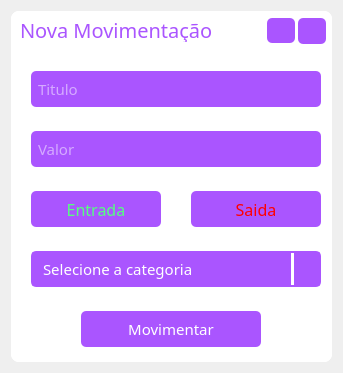
<?xml version="1.0" encoding="UTF-8"?>
<ui version="4.0">
 <class>Form</class>
 <widget class="QWidget" name="Form">
  <property name="geometry">
   <rect>
    <x>0</x>
    <y>0</y>
    <width>343</width>
    <height>373</height>
   </rect>
  </property>
  <property name="windowTitle">
   <string>Form</string>
  </property>
  <layout class="QVBoxLayout" name="verticalLayout">
   <item>
    <widget class="QFrame" name="CentralFrame">
     <property name="styleSheet">
      <string notr="true">background-color: rgb(255, 255, 255);
border-radius: 8px;</string>
     </property>
     <property name="frameShape">
      <enum>QFrame::StyledPanel</enum>
     </property>
     <property name="frameShadow">
      <enum>QFrame::Raised</enum>
     </property>
     <layout class="QVBoxLayout" name="verticalLayout_2">
      <property name="spacing">
       <number>0</number>
      </property>
      <property name="leftMargin">
       <number>0</number>
      </property>
      <property name="topMargin">
       <number>0</number>
      </property>
      <property name="rightMargin">
       <number>0</number>
      </property>
      <property name="bottomMargin">
       <number>0</number>
      </property>
      <item>
       <widget class="QFrame" name="barraTitulo">
        <property name="maximumSize">
         <size>
          <width>16777215</width>
          <height>40</height>
         </size>
        </property>
        <property name="frameShape">
         <enum>QFrame::StyledPanel</enum>
        </property>
        <property name="frameShadow">
         <enum>QFrame::Raised</enum>
        </property>
        <layout class="QHBoxLayout" name="horizontalLayout">
         <property name="spacing">
          <number>3</number>
         </property>
         <property name="topMargin">
          <number>7</number>
         </property>
         <property name="rightMargin">
          <number>6</number>
         </property>
         <item>
          <widget class="QLabel" name="label">
           <property name="font">
            <font>
             <family>Segoe UI Semibold</family>
             <pointsize>15</pointsize>
            </font>
           </property>
           <property name="styleSheet">
            <string notr="true">color: rgb(170, 85, 255);</string>
           </property>
           <property name="text">
            <string>Nova Movimentação</string>
           </property>
          </widget>
         </item>
         <item>
          <spacer name="horizontalSpacer">
           <property name="orientation">
            <enum>Qt::Horizontal</enum>
           </property>
           <property name="sizeHint" stdset="0">
            <size>
             <width>55</width>
             <height>20</height>
            </size>
           </property>
          </spacer>
         </item>
         <item>
          <widget class="QPushButton" name="minimizar">
           <property name="minimumSize">
            <size>
             <width>28</width>
             <height>25</height>
            </size>
           </property>
           <property name="maximumSize">
            <size>
             <width>28</width>
             <height>26</height>
            </size>
           </property>
           <property name="styleSheet">
            <string notr="true">QPushButton{
background-color: rgb(170, 85, 255);
border-radius: 5px;
color: rgb(255, 255, 255);
}

QPushButton:hover{
background-color: rgb(165, 82, 247);
border-radius: 5px;
color: rgb(255, 255, 255);
}

QPushButton:pressed{
background-color: rgb(170, 85, 255);
border-radius: 5px;
color: rgb(255, 255, 255);
}</string>
           </property>
           <property name="text">
            <string/>
           </property>
           <property name="icon">
            <iconset>
             <normaloff>img/24x24/cil-minus.png</normaloff>img/24x24/cil-minus.png</iconset>
           </property>
           <property name="iconSize">
            <size>
             <width>20</width>
             <height>20</height>
            </size>
           </property>
          </widget>
         </item>
         <item>
          <widget class="QPushButton" name="fechar">
           <property name="minimumSize">
            <size>
             <width>28</width>
             <height>26</height>
            </size>
           </property>
           <property name="maximumSize">
            <size>
             <width>28</width>
             <height>26</height>
            </size>
           </property>
           <property name="styleSheet">
            <string notr="true">QPushButton{
background-color: rgb(170, 85, 255);
border-radius: 5px;
color: rgb(255, 255, 255);
}

QPushButton:hover{
background-color: rgb(165, 82, 247);
border-radius: 5px;
color: rgb(255, 255, 255);
}

QPushButton:pressed{
background-color: rgb(170, 85, 255);
border-radius: 5px;
color: rgb(255, 255, 255);
}</string>
           </property>
           <property name="text">
            <string/>
           </property>
           <property name="icon">
            <iconset>
             <normaloff>img/24x24/cil-x-f.png</normaloff>img/24x24/cil-x-f.png</iconset>
           </property>
           <property name="iconSize">
            <size>
             <width>20</width>
             <height>20</height>
            </size>
           </property>
          </widget>
         </item>
        </layout>
       </widget>
      </item>
      <item>
       <widget class="QFrame" name="frame">
        <property name="frameShape">
         <enum>QFrame::StyledPanel</enum>
        </property>
        <property name="frameShadow">
         <enum>QFrame::Raised</enum>
        </property>
        <widget class="QLineEdit" name="Titulo">
         <property name="geometry">
          <rect>
           <x>20</x>
           <y>20</y>
           <width>290</width>
           <height>36</height>
          </rect>
         </property>
         <property name="minimumSize">
          <size>
           <width>290</width>
           <height>36</height>
          </size>
         </property>
         <property name="maximumSize">
          <size>
           <width>290</width>
           <height>36</height>
          </size>
         </property>
         <property name="font">
          <font>
           <family>Segoe UI Semibold</family>
           <pointsize>11</pointsize>
          </font>
         </property>
         <property name="styleSheet">
          <string notr="true">background-color: rgb(170, 85, 255);
border-radius:5px;
color: rgb(255, 255, 255);
padding-left:5px;</string>
         </property>
         <property name="placeholderText">
          <string>Titulo</string>
         </property>
        </widget>
        <widget class="QLineEdit" name="valor">
         <property name="geometry">
          <rect>
           <x>20</x>
           <y>80</y>
           <width>290</width>
           <height>36</height>
          </rect>
         </property>
         <property name="minimumSize">
          <size>
           <width>290</width>
           <height>36</height>
          </size>
         </property>
         <property name="maximumSize">
          <size>
           <width>290</width>
           <height>36</height>
          </size>
         </property>
         <property name="font">
          <font>
           <family>Segoe UI Semibold</family>
           <pointsize>11</pointsize>
          </font>
         </property>
         <property name="styleSheet">
          <string notr="true">background-color: rgb(170, 85, 255);
border-radius:5px;
color: rgb(255, 255, 255);
padding-left:5px;</string>
         </property>
         <property name="placeholderText">
          <string>Valor</string>
         </property>
        </widget>
        <widget class="QPushButton" name="entrada">
         <property name="geometry">
          <rect>
           <x>20</x>
           <y>140</y>
           <width>130</width>
           <height>36</height>
          </rect>
         </property>
         <property name="minimumSize">
          <size>
           <width>130</width>
           <height>36</height>
          </size>
         </property>
         <property name="maximumSize">
          <size>
           <width>130</width>
           <height>36</height>
          </size>
         </property>
         <property name="font">
          <font>
           <family>Segoe UI Semibold</family>
           <pointsize>12</pointsize>
          </font>
         </property>
         <property name="styleSheet">
          <string notr="true">QPushButton{
background-color: rgb(170, 85, 255);
border-radius: 5px;
color: rgb(85, 255, 127);
}

QPushButton:hover{
background-color: rgb(165, 82, 247);
border-radius: 5px;
}

QPushButton:pressed{
background-color: rgb(170, 85, 255);
border-radius: 5px;
}</string>
         </property>
         <property name="text">
          <string>Entrada</string>
         </property>
         <property name="icon">
          <iconset>
           <normaloff>img/cil-vertical-align-top.png</normaloff>img/cil-vertical-align-top.png</iconset>
         </property>
         <property name="iconSize">
          <size>
           <width>20</width>
           <height>20</height>
          </size>
         </property>
        </widget>
        <widget class="QPushButton" name="saida">
         <property name="geometry">
          <rect>
           <x>180</x>
           <y>140</y>
           <width>130</width>
           <height>36</height>
          </rect>
         </property>
         <property name="minimumSize">
          <size>
           <width>130</width>
           <height>36</height>
          </size>
         </property>
         <property name="maximumSize">
          <size>
           <width>130</width>
           <height>36</height>
          </size>
         </property>
         <property name="font">
          <font>
           <family>Segoe UI Semibold</family>
           <pointsize>12</pointsize>
          </font>
         </property>
         <property name="styleSheet">
          <string notr="true">QPushButton{
background-color: rgb(170, 85, 255);
border-radius: 5px;
	color: rgb(255, 0, 0);
}

QPushButton:hover{
background-color: rgb(165, 82, 247);
border-radius: 5px;
}

QPushButton:pressed{
background-color: rgb(170, 85, 255);
border-radius: 5px;
}</string>
         </property>
         <property name="text">
          <string>Saida</string>
         </property>
         <property name="icon">
          <iconset>
           <normaloff>img/cil-vertical-align-bottom.png</normaloff>img/cil-vertical-align-bottom.png</iconset>
         </property>
         <property name="iconSize">
          <size>
           <width>20</width>
           <height>20</height>
          </size>
         </property>
        </widget>
        <widget class="QComboBox" name="categoria">
         <property name="geometry">
          <rect>
           <x>20</x>
           <y>200</y>
           <width>290</width>
           <height>36</height>
          </rect>
         </property>
         <property name="minimumSize">
          <size>
           <width>290</width>
           <height>36</height>
          </size>
         </property>
         <property name="maximumSize">
          <size>
           <width>290</width>
           <height>36</height>
          </size>
         </property>
         <property name="font">
          <font>
           <family>Segoe UI Semibold</family>
           <pointsize>11</pointsize>
          </font>
         </property>
         <property name="styleSheet">
          <string notr="true">


QComboBox{
background-color:rgb(170, 85, 255);
border-radius:5px;
border: 2px solid rgb(170, 85, 255);
padding: 5px;
padding-left: 10px;
color: rgb(255, 255, 255);
}

QComboBox:hover{
 border: 2px solid rgb(170, 85, 255);
}
QComboBox::drop-down {
subcontrol-origin: padding;
subcontrol-position: top right;
width: 25px; 
border-left-width: 3px;
border-left-color: rgb(255, 255, 255);
border-left-style: solid;
border-top-right-radius: 3px;
border-bottom-right-radius: 3px;
}
QComboBox QAbstractItemView {
color: rgb(255, 255, 255);	
background-color:rgb(170, 85, 255);
padding: 10px;
selection-background-color: rgb(195, 155, 255);
border:2px solid  rgb(255, 255, 255);
border-radius:5px;
}</string>
         </property>
         <property name="currentText">
          <string/>
         </property>
         <property name="placeholderText">
          <string>Selecione a categoria</string>
         </property>
         <item>
          <property name="text">
           <string/>
          </property>
         </item>
         <item>
          <property name="text">
           <string>Prestação de serviço</string>
          </property>
         </item>
         <item>
          <property name="text">
           <string>Casa</string>
          </property>
         </item>
         <item>
          <property name="text">
           <string>Produto</string>
          </property>
         </item>
        </widget>
        <widget class="QPushButton" name="movimentar">
         <property name="geometry">
          <rect>
           <x>70</x>
           <y>260</y>
           <width>180</width>
           <height>36</height>
          </rect>
         </property>
         <property name="minimumSize">
          <size>
           <width>180</width>
           <height>36</height>
          </size>
         </property>
         <property name="maximumSize">
          <size>
           <width>180</width>
           <height>1234567</height>
          </size>
         </property>
         <property name="font">
          <font>
           <family>Segoe UI Semibold</family>
           <pointsize>11</pointsize>
          </font>
         </property>
         <property name="styleSheet">
          <string notr="true">QPushButton{
background-color: rgb(170, 85, 255);
border-radius: 5px;
color: rgb(255, 255, 255);
}

QPushButton:hover{
background-color: rgb(165, 82, 247);
border-radius: 5px;
color: rgb(255, 255, 255);
}

QPushButton:pressed{
background-color: rgb(170, 85, 255);
border-radius: 5px;
color: rgb(255, 255, 255);
}</string>
         </property>
         <property name="text">
          <string>Movimentar</string>
         </property>
         <property name="iconSize">
          <size>
           <width>20</width>
           <height>20</height>
          </size>
         </property>
        </widget>
       </widget>
      </item>
     </layout>
    </widget>
   </item>
  </layout>
 </widget>
 <resources/>
 <connections/>
</ui>
